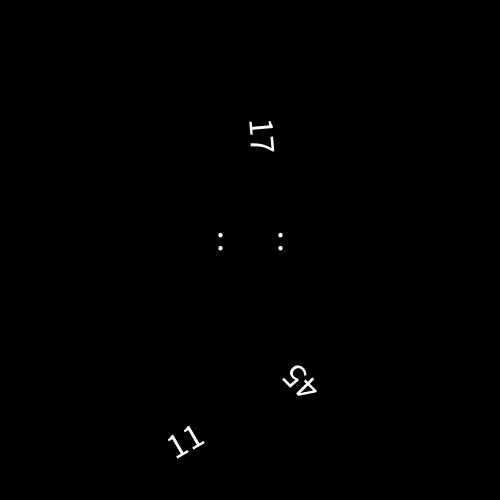
Frame 1 (no input)
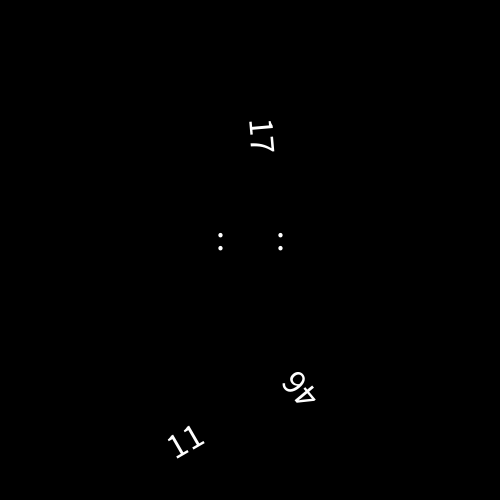
Frame 60 (the mouse pressed at the canvas centre just before this capture)
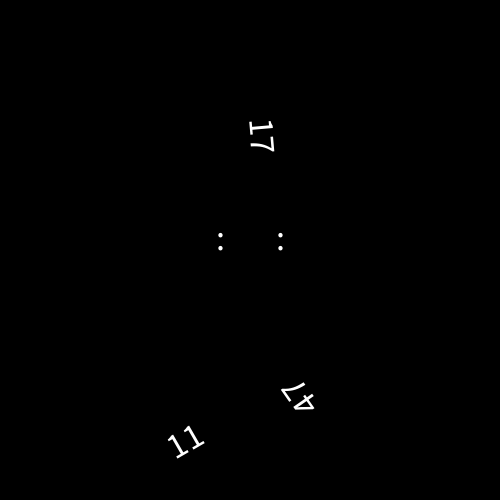
Frame 120 (the mouse held since frame 60 and released just before this capture)

The Processing sketch that drew these frames (run headless with seeded random() and noise(); from frame 60 on, the mouse is pressed at the canvas centre):

// Processing sketch: timeString
// ── timeString.pde
void setup () {
  size(500,500);
}

void draw() {
  background(0);
  textAlign(CENTER);
  textSize(36);
  String hours = "" + hour()%12;
  String dots = ":";
  String minutes = "" + minute();
  String seconds = "" + second();
  
  pushMatrix();
  translate(width/2-60, (height/12)*(hour()%12));
  rotate(radians(30*(hour()%12)));
  text(hours, 0,0);
  popMatrix();
  
  text(dots, width/2-30, height/2);
  pushMatrix();
  translate(width/2, (height/60)*minute());
  rotate(radians(5*minute()));
  text(minutes, 0, 0);
  popMatrix();  
  
  text(dots, width/2+30, height/2);
  pushMatrix();
  translate(width/2+60, (height/60)*second()+15);
  rotate(radians(5*second()));
  text(seconds, 0, 0);
  popMatrix();
}
